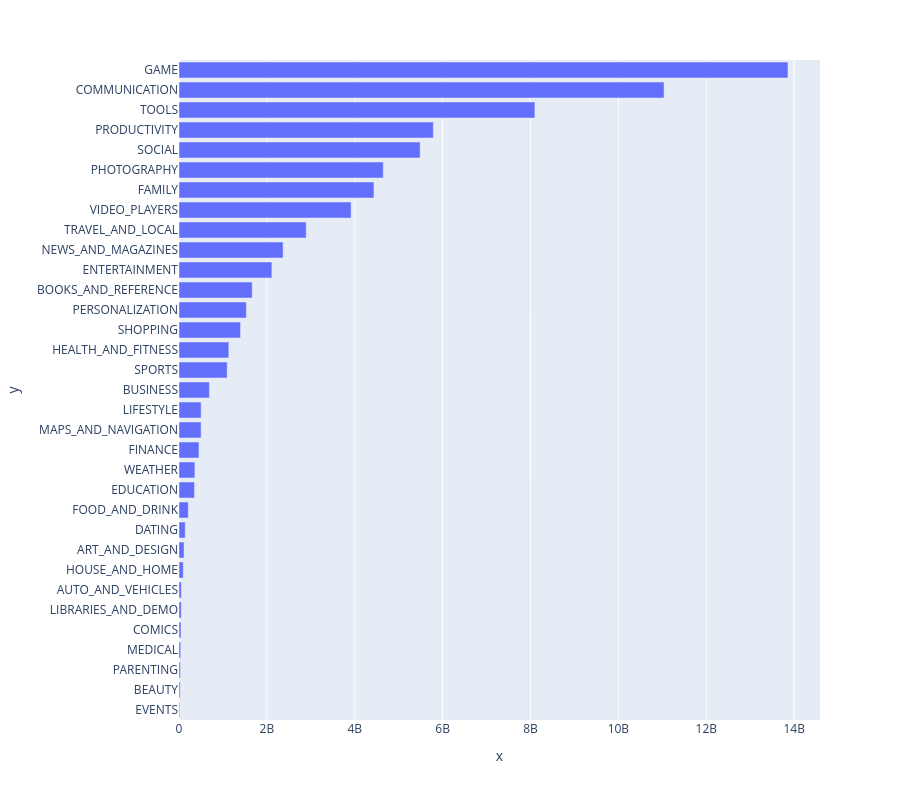

The notebook cell saved with this chart:
### Code cell
h_bar = px.bar(x=category_installs.Installs, 
               y=category_installs.index, 
               orientation="h", 
               height=800)
h_bar.show()

### Figure 1 — Plotly figure (JSON) as saved in the notebook; plotly's stock layout.template omitted (floating-point values rounded to 4 significant figures)
{"data": [{"hovertemplate": "x=%{x}<br>y=%{y}<extra></extra>", "legendgroup": "", "marker": {"color": "#636efa", "pattern": {"shape": ""}}, "name": "", "orientation": "h", "showlegend": false, "textposition": "auto", "type": "bar", "x": [15949410, 26916200, 31116110, 39162676, 44931100, 52083000, 53129800, 97082000, 114233100, 140912410, 211677750, 352852000, 361096500, 455249400, 503267560, 503611120, 692018120, 1096431465, 1134006220, 1400331540, 1532352930, 1665791655, 2113660000, 2369110650, 2894859300, 3916897200, 4437554490, 4649143130, 5487841475, 5788070180, 8099724500, 11039241530, 13858762717], "xaxis": "x", "y": ["EVENTS", "BEAUTY", "PARENTING", "MEDICAL", "COMICS", "LIBRARIES_AND_DEMO", "AUTO_AND_VEHICLES", "HOUSE_AND_HOME", "ART_AND_DESIGN", "DATING", "FOOD_AND_DRINK", "EDUCATION", "WEATHER", "FINANCE", "MAPS_AND_NAVIGATION", "LIFESTYLE", "BUSINESS", "SPORTS", "HEALTH_AND_FITNESS", "SHOPPING", "PERSONALIZATION", "BOOKS_AND_REFERENCE", "ENTERTAINMENT", "NEWS_AND_MAGAZINES", "TRAVEL_AND_LOCAL", "VIDEO_PLAYERS", "FAMILY", "PHOTOGRAPHY", "SOCIAL", "PRODUCTIVITY", "TOOLS", "COMMUNICATION", "GAME"], "yaxis": "y"}], "layout": {"barmode": "relative", "height": 800, "legend": {"tracegroupgap": 0}, "margin": {"t": 60}, "xaxis": {"anchor": "y", "domain": [0, 1], "title": {"text": "x"}}, "yaxis": {"anchor": "x", "domain": [0, 1], "title": {"text": "y"}}}}
